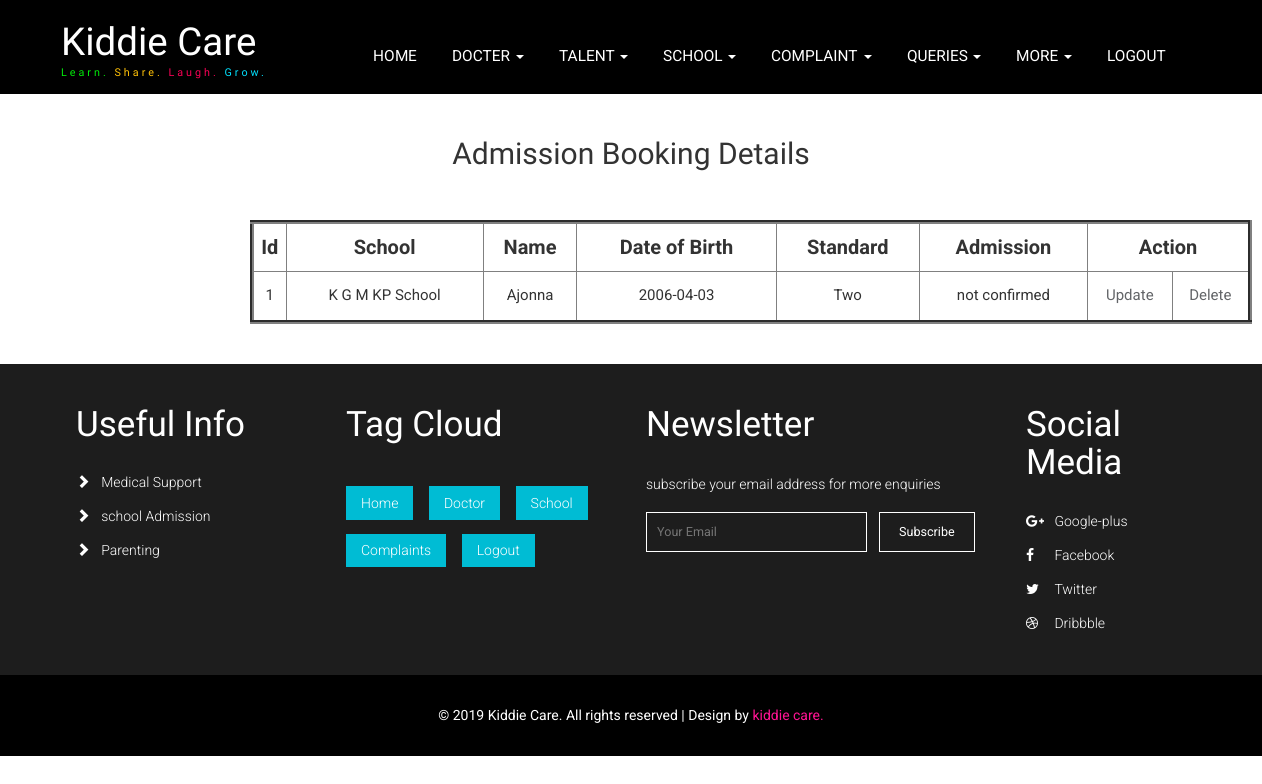
/bookadmissionview (signed in), run on the app's committed database.
### kiddiecloud/models.py (models this page shows)
class BookAdmission(db.Model):
    id = db.Column(db.Integer, primary_key=True)
    user = db.Column(db.String(200))
    school = db.Column(db.String(200), nullable=False)
    name = db.Column(db.String(200), nullable=False)
    dob = db.Column(db.String(200), nullable=False)
    std = db.Column(db.String(200), nullable=False)
    status = db.Column(db.String(200))

### kiddiecloud/routes.py (the view)
@app.route('/bookadmissionview')
@login_required
def bookadmissonview():
    tasks = BookAdmission.query.all()
    return render_template('bookadmissionview.html',tasks=tasks)

### kiddiecloud/models.py (called while the page is built)
@login_manager.user_loader
def load_user(id):
    return User.query.get(int(id))

### kiddiecloud/templates/bookadmissionview.html
{% extends 'user_layout.html' %}
{% block content %}
<br><br>
<h2><center>Admission Booking Details</center></h2>
    <table border="4" style="width:1002px; margin-left:250px; text-align:center; margin-top: 50px;">
        <tr style="font-weight: bold;height: 50px;font-size: 20px;">
            <td>Id</td>
            <td>School</td>
            <td>Name</td>
            <td>Date of Birth</td>
            <td>Standard</td>
            <td>Admission</td>
            <td colspan=2>Action</td>
        </tr>
        {% for tasks in tasks %}
            <tr style="font-size: 15px;height: 50px;">
                <td>{{ tasks.id }}</td>
                <td>{{ tasks.school }}</td>
                <td>{{ tasks.name }}</td>
                <td>{{ tasks.dob }}</td>
                <td>{{ tasks.std }}</td>
                <td>{{ tasks.status }}</td>
                <td><a href="/bookadmissionupdate/{{tasks.id}}">Update</a></td>
                <td><a href="/bookadmissiondelete/{{tasks.id}}">Delete</a></td>
            </tr>
        {% endfor %}
    </table>
<br><br>
{% endblock %}

### kiddiecloud/static/css/style.css (style rules this page uses)
body { margin:0; font-family: 'Roboto', sans-serif; background: #fff; }
body a { transition: 0.5s all; -webkit-transition: 0.5s all; -moz-transition: 0.5s all; -o-transition: 0.5s all; -ms-transition: 0.5s all; text-decoration:none; outline:none; }
h1,h2,h3,h4,h5,h6 { margin:0; font-family: 'Yanone Kaffeesatz', sans-serif; }

### data on the page
BookAdmission: id "1", school "K G M KP School", name "Ajonna", dob "2006-04-03", std "Two", status "not confirmed"
